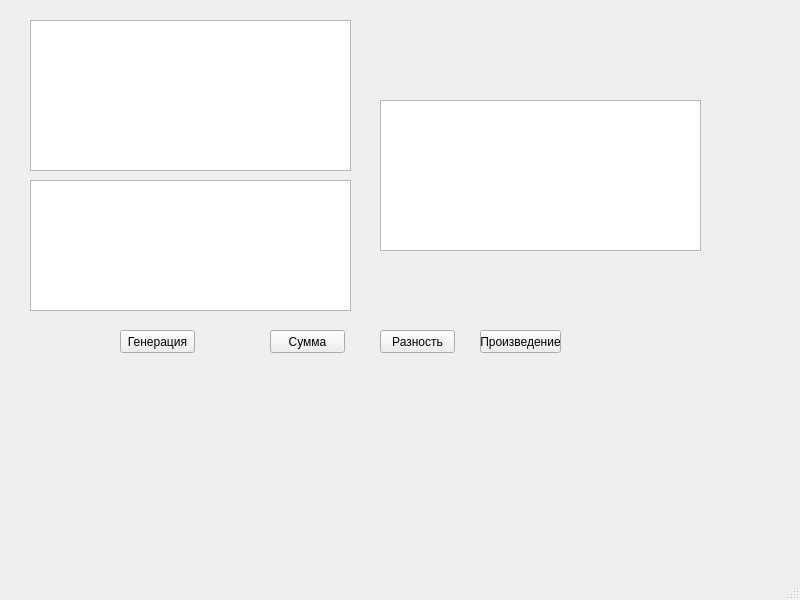
<?xml version="1.0" encoding="UTF-8"?>
<ui version="4.0">
 <class>MainWindow</class>
 <widget class="QMainWindow" name="MainWindow">
  <property name="geometry">
   <rect>
    <x>0</x>
    <y>0</y>
    <width>800</width>
    <height>600</height>
   </rect>
  </property>
  <property name="windowTitle">
   <string>MainWindow</string>
  </property>
  <widget class="QWidget" name="centralwidget">
   <widget class="QTableView" name="tableView">
    <property name="geometry">
     <rect>
      <x>30</x>
      <y>20</y>
      <width>321</width>
      <height>151</height>
     </rect>
    </property>
   </widget>
   <widget class="QPushButton" name="pushButton">
    <property name="geometry">
     <rect>
      <x>120</x>
      <y>330</y>
      <width>75</width>
      <height>23</height>
     </rect>
    </property>
    <property name="text">
     <string>Генерация</string>
    </property>
   </widget>
   <widget class="QTableView" name="tableView_2">
    <property name="geometry">
     <rect>
      <x>30</x>
      <y>180</y>
      <width>321</width>
      <height>131</height>
     </rect>
    </property>
   </widget>
   <widget class="QTableView" name="tableView_3">
    <property name="geometry">
     <rect>
      <x>380</x>
      <y>100</y>
      <width>321</width>
      <height>151</height>
     </rect>
    </property>
   </widget>
   <widget class="QPushButton" name="pushButton_2">
    <property name="geometry">
     <rect>
      <x>270</x>
      <y>330</y>
      <width>75</width>
      <height>23</height>
     </rect>
    </property>
    <property name="text">
     <string>Сумма</string>
    </property>
   </widget>
   <widget class="QPushButton" name="pushButton_3">
    <property name="geometry">
     <rect>
      <x>380</x>
      <y>330</y>
      <width>75</width>
      <height>23</height>
     </rect>
    </property>
    <property name="text">
     <string>Разность</string>
    </property>
   </widget>
   <widget class="QPushButton" name="pushButton_4">
    <property name="geometry">
     <rect>
      <x>480</x>
      <y>330</y>
      <width>81</width>
      <height>23</height>
     </rect>
    </property>
    <property name="text">
     <string>Произведение</string>
    </property>
   </widget>
  </widget>
  <widget class="QMenuBar" name="menubar">
   <property name="geometry">
    <rect>
     <x>0</x>
     <y>0</y>
     <width>800</width>
     <height>21</height>
    </rect>
   </property>
  </widget>
  <widget class="QStatusBar" name="statusbar"/>
 </widget>
 <resources/>
 <connections/>
</ui>
